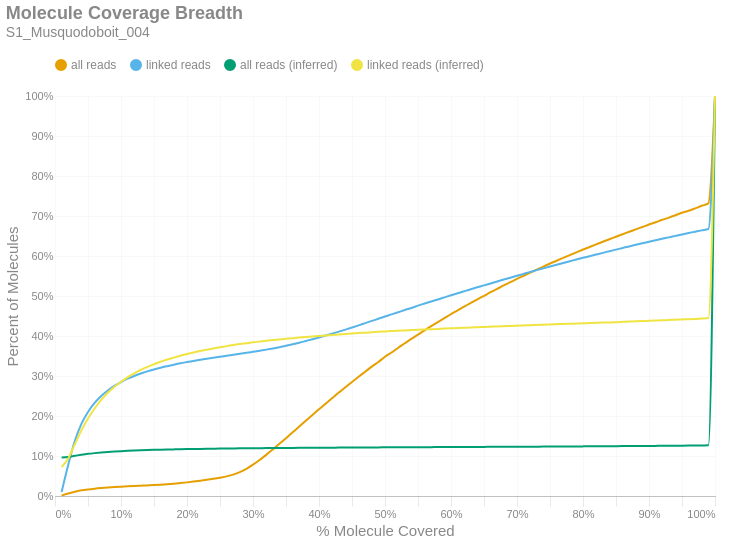

The notebook cell saved with this chart:
### Markdown cell above
### Molecule Read Coverage
This chart shows molecule coverage breadth as computed by the number of bases aligned to that molecule. In other words, "*how much of each unique long molecule is actually sequenced/aligned?*" Keep in mind there is a distinction between sequences and alignments, since some sequences belonging to a particular molecule may not align well and wouldn't appear in the alignment data. This chart also shows molecule coverage breadth as computed by the *inferred fragment* from which the aligned sequences originate. Unlike read coverage, this calculation takes into account the total insert size, including unsequenced gaps between the forward and reverse reads. Like the previous figures, these are cumulative percents.

### Code cell
if SKIPLR:
    print_html(f"Skipped")
else:
    binned_df = consolidated_hist(valids['coverage_bp'], mask, 0.01, True)
    binned_df_inf = consolidated_hist(valids['coverage_inserts'], mask, 0.01, True)
    binned_df = binned_df.with_columns(pl.lit(binned_df_inf['all reads (cumsum)']).alias('all reads (inferred)'))
    binned_df = binned_df.with_columns(pl.lit(binned_df_inf['linked reads (cumsum)']).alias('linked reads (inferred)'))
    binned_df = binned_df.with_columns(
        (pl.col('bin').cast(pl.Float64) + 0.01).alias('right_edge')
    )

    with SafeRender(binned_df):
        (
            density_plot(binned_df, 'Molecule Coverage Breadth', samplename, 'molcov', ['all reads (inferred)','linked reads (inferred)'])
            .encode(
                #x=alt.X('bin:Q', title="% Molecule Covered").axis(format = '%').scale(padding=0),
                x=alt.X('right_edge:Q', title="% Molecule Covered").axis(format='%').scale(padding=0),
                y=alt.Y('value:Q', title='Percent of Molecules')
                    .axis(format='%')
                    .stack(False)
                    .scale(domainMin=0, padding=0),
                color=alt.Color("key:N").scale(domain = ["all reads", "linked reads", "all reads (inferred)", "linked reads (inferred)"]),
                tooltip = [
                    alt.Tooltip("key:N", title = "Data Type"),
                    alt.Tooltip("range_label:N", title="% Molecule Covered"),
                    alt.Tooltip("value:Q", format = ".2%", title="% Molecules")
                ]
            )
        ).display()

### Figure 1 — Vega-Lite specification as saved in the notebook (floating-point values rounded to 4 significant figures)
{"width": "container", "height": 400, "config": {"title": {"anchor": "start", "dy": -15, "fontSize": 18, "color": "#888888", "subtitleColor": "#888888", "subtitleFontSize": 14}, "arc": {"fill": "#0072B2"}, "axis": {"domainColor": "#888888", "domainWidth": 0.5, "gridWidth": 0.2, "grid": false, "titleFontWeight": 400, "titleFontSize": 15, "labelFontSize": 11, "labelColor": "#888888", "tickColor": "#888888", "tickWidth": 0.2, "titleColor": "#888888"}, "axisBand": {"grid": false}, "axisX": {"grid": true, "tickSize": 10, "domainCap": "round"}, "axisY": {"domain": false, "grid": true, "tickSize": 0, "domainCap": "round"}, "background": "transparent", "header": {"labelFontSize": 15, "labelColor": "#888888", "titleFontSize": 15, "titleFontWeight": 600, "titleColor": "#888888"}, "legend": {"labelFont": "sans-serif", "labelFontSize": 12, "labelColor": "#888888", "symbolSize": 100, "symbolType": "circle", "titleFontSize": 12, "titlePadding": 10, "titleColor": "#888888", "title": null, "orient": "top"}, "range": {"category": ["#E69F00", "#56B4E9", "#009E73", "#F0E442", "#0072B2", "#D55E00", "#CC79A7", "#000000"], "diverging": ["#cfe8f3", "#a2d4ec", "#73bfe2", "#46abdb", "#1696d2", "#12719e"]}, "area": {"fill": "#0072B2", "fillOpacity": 0.7, "line": true, "strokeOpacity": 0.7}, "line": {"color": "#0072B2", "stroke": "#0072B2", "strokeWidth": 2}, "trail": {"color": "#0072B2", "stroke": "#0072B2", "strokeWidth": 0, "size": 1}, "point": {"filled": true, "fillOpacity": 1.0, "size": 95}, "text": {"color": "#888888", "fontSize": 11, "align": "right", "fontWeight": 400, "size": 11}, "bar": {"fill": "#0072B2", "stroke": null}, "view": {"stroke": null, "continuousWidth": 660, "continuousHeight": 400}}, "data": {"name": "data-566eb3cf503a35ab5b34f7727e1b2f13"}, "mark": {"type": "line", "interpolate": "monotone", "point": {"opacity": 0, "size": 275}}, "encoding": {"color": {"field": "key", "scale": {"domain": ["all reads", "linked reads", "all reads (inferred)", "linked reads (inferred)"]}, "type": "nominal"}, "tooltip": [{"field": "key", "title": "Data Type", "type": "nominal"}, {"field": "range_label", "title": "% Molecule Covered", "type": "nominal"}, {"field": "value", "format": ".2%", "title": "% Molecules", "type": "quantitative"}], "x": {"axis": {"format": "%"}, "field": "right_edge", "scale": {"padding": 0}, "title": "% Molecule Covered", "type": "quantitative"}, "y": {"axis": {"format": "%"}, "field": "value", "scale": {"domainMin": 0, "padding": 0}, "stack": false, "title": "Percent of Molecules", "type": "quantitative"}}, "params": [{"name": "param_c36ac31b6afebe62", "select": {"type": "point", "fields": ["key"]}, "bind": "legend"}], "title": {"text": "Molecule Coverage Breadth", "subtitle": "S1_Musquodoboit_004"}, "transform": [{"fold": ["all reads (cumsum)", "linked reads (cumsum)", "all reads (inferred)", "linked reads (inferred)"]}, {"calculate": "replace(datum.key, ' (cumsum)', '')", "as": "key"}, {"filter": {"param": "param_c36ac31b6afebe62"}}], "usermeta": {"embedOptions": {"downloadFileName": "S1_Musquodoboit_004.molcov"}}, "$schema": "https://vega.github.io/schema/vega-lite/v6.1.0.json", "datasets": {"data-566eb3cf503a35ab5b34f7727e1b2f13": [{"bin": "0.0", "interval": "0.0-0.01", "all reads": 0.0009338, "linked reads": 0.009862, "all reads (cumsum)": 0.0009338, "linked reads (cumsum)": 0.009862, "range_label": "0.0-0.01", "all reads (inferred)": 0.09609, "linked reads (inferred)": 0.07246, "right_edge": 0.01}, {"bin": "0.01", "interval": "0.01-0.02", "all reads": 0.005235, "linked reads": 0.0676, "all reads (cumsum)": 0.006169, "linked reads (cumsum)": 0.07746, "range_label": "0.01-0.02", "all reads (inferred)": 0.09779, "linked reads (inferred)": 0.09355, "right_edge": 0.02}, {"bin": "0.02", "interval": "0.02-0.03", "all reads": 0.004597, "linked reads": 0.06002, "all reads (cumsum)": 0.01077, "linked reads (cumsum)": 0.1375, "range_label": "0.02-0.03", "all reads (inferred)": 0.1005, "linked reads (inferred)": 0.1291, "right_edge": 0.03}, {"bin": "0.03", "interval": "0.03-0.04", "all reads": 0.003396, "linked reads": 0.04265, "all reads (cumsum)": 0.01416, "linked reads (cumsum)": 0.1801, "range_label": "0.03-0.04", "all reads (inferred)": 0.103, "linked reads (inferred)": 0.164, "right_edge": 0.04}, {"bin": "0.04", "interval": "0.04-0.05", "all reads": 0.002372, "linked reads": 0.0299, "all reads (cumsum)": 0.01654, "linked reads (cumsum)": 0.21, "range_label": "0.04-0.05", "all reads (inferred)": 0.1053, "linked reads (inferred)": 0.194, "right_edge": 0.05}, {"bin": "0.05", "interval": "0.05-0.06", "all reads": 0.001871, "linked reads": 0.02253, "all reads (cumsum)": 0.01841, "linked reads (cumsum)": 0.2326, "range_label": "0.05-0.06", "all reads (inferred)": 0.1072, "linked reads (inferred)": 0.2188, "right_edge": 0.06}, {"bin": "0.06", "interval": "0.06-0.07", "all reads": 0.001495, "linked reads": 0.01759, "all reads (cumsum)": 0.0199, "linked reads (cumsum)": 0.2502, "range_label": "0.06-0.07", "all reads (inferred)": 0.1088, "linked reads (inferred)": 0.2401, "right_edge": 0.07}, {"bin": "0.07", "interval": "0.07-0.08", "all reads": 0.001219, "linked reads": 0.01367, "all reads (cumsum)": 0.02112, "linked reads (cumsum)": 0.2638, "range_label": "0.07-0.08", "all reads (inferred)": 0.1101, "linked reads (inferred)": 0.2579, "right_edge": 0.08}, {"bin": "0.08", "interval": "0.08-0.09", "all reads": 0.001077, "linked reads": 0.01146, "all reads (cumsum)": 0.0222, "linked reads (cumsum)": 0.2753, "range_label": "0.08-0.09", "all reads (inferred)": 0.1112, "linked reads (inferred)": 0.2729, "right_edge": 0.09}, {"bin": "0.09", "interval": "0.09-0.1", "all reads": 0.0009882, "linked reads": 0.00967, "all reads (cumsum)": 0.02318, "linked reads (cumsum)": 0.285, "range_label": "0.09-0.1", "all reads (inferred)": 0.1121, "linked reads (inferred)": 0.2857, "right_edge": 0.1}, {"bin": "0.1", "interval": "0.1-0.11", "all reads": 0.0009008, "linked reads": 0.008253, "all reads (cumsum)": 0.02409, "linked reads (cumsum)": 0.2932, "range_label": "0.1-0.11", "all reads (inferred)": 0.1129, "linked reads (inferred)": 0.2968, "right_edge": 0.11}, {"bin": "0.11", "interval": "0.11-0.12", "all reads": 0.0008205, "linked reads": 0.006881, "all reads (cumsum)": 0.02491, "linked reads (cumsum)": 0.3001, "range_label": "0.11-0.12", "all reads (inferred)": 0.1136, "linked reads (inferred)": 0.3064, "right_edge": 0.12}, {"bin": "0.12", "interval": "0.12-0.13", "all reads": 0.0007926, "linked reads": 0.005998, "all reads (cumsum)": 0.0257, "linked reads (cumsum)": 0.3061, "range_label": "0.12-0.13", "all reads (inferred)": 0.1143, "linked reads (inferred)": 0.3153, "right_edge": 0.13}, {"bin": "0.13", "interval": "0.13-0.14", "all reads": 0.0007936, "linked reads": 0.005411, "all reads (cumsum)": 0.02649, "linked reads (cumsum)": 0.3115, "range_label": "0.13-0.14", "all reads (inferred)": 0.1148, "linked reads (inferred)": 0.3229, "right_edge": 0.14}, {"bin": "0.14", "interval": "0.14-0.15", "all reads": 0.0008165, "linked reads": 0.004769, "all reads (cumsum)": 0.02731, "linked reads (cumsum)": 0.3163, "range_label": "0.14-0.15", "all reads (inferred)": 0.1153, "linked reads (inferred)": 0.3295, "right_edge": 0.15}, {"bin": "0.15", "interval": "0.15-0.16", "all reads": 0.0009325, "linked reads": 0.004399, "all reads (cumsum)": 0.02824, "linked reads (cumsum)": 0.3207, "range_label": "0.15-0.16", "all reads (inferred)": 0.1158, "linked reads (inferred)": 0.3357, "right_edge": 0.16}, {"bin": "0.16", "interval": "0.16-0.17", "all reads": 0.001141, "linked reads": 0.003931, "all reads (cumsum)": 0.02938, "linked reads (cumsum)": 0.3246, "range_label": "0.16-0.17", "all reads (inferred)": 0.1162, "linked reads (inferred)": 0.3411, "right_edge": 0.17}, {"bin": "0.17", "interval": "0.17-0.18", "all reads": 0.001353, "linked reads": 0.003739, "all reads (cumsum)": 0.03074, "linked reads (cumsum)": 0.3283, "range_label": "0.17-0.18", "all reads (inferred)": 0.1165, "linked reads (inferred)": 0.346, "right_edge": 0.18}, {"bin": "0.18", "interval": "0.18-0.19", "all reads": 0.001593, "linked reads": 0.003456, "all reads (cumsum)": 0.03233, "linked reads (cumsum)": 0.3318, "range_label": "0.18-0.19", "all reads (inferred)": 0.1169, "linked reads (inferred)": 0.3506, "right_edge": 0.19}, {"bin": "0.19", "interval": "0.19-0.2", "all reads": 0.001729, "linked reads": 0.002967, "all reads (cumsum)": 0.03406, "linked reads (cumsum)": 0.3348, "range_label": "0.19-0.2", "all reads (inferred)": 0.1172, "linked reads (inferred)": 0.3549, "right_edge": 0.2}, {"bin": "0.2", "interval": "0.2-0.21", "all reads": 0.001897, "linked reads": 0.002866, "all reads (cumsum)": 0.03595, "linked reads (cumsum)": 0.3376, "range_label": "0.2-0.21", "all reads (inferred)": 0.1175, "linked reads (inferred)": 0.3589, "right_edge": 0.21}, {"bin": "0.21", "interval": "0.21-0.22", "all reads": 0.002167, "linked reads": 0.002936, "all reads (cumsum)": 0.03812, "linked reads (cumsum)": 0.3406, "range_label": "0.21-0.22", "all reads (inferred)": 0.1178, "linked reads (inferred)": 0.3624, "right_edge": 0.22}, {"bin": "0.22", "interval": "0.22-0.23", "all reads": 0.002305, "linked reads": 0.002531, "all reads (cumsum)": 0.04043, "linked reads (cumsum)": 0.3431, "range_label": "0.22-0.23", "all reads (inferred)": 0.118, "linked reads (inferred)": 0.3657, "right_edge": 0.23}, {"bin": "0.23", "interval": "0.23-0.24", "all reads": 0.002573, "linked reads": 0.002524, "all reads (cumsum)": 0.043, "linked reads (cumsum)": 0.3456, "range_label": "0.23-0.24", "all reads (inferred)": 0.1183, "linked reads (inferred)": 0.3689, "right_edge": 0.24}, {"bin": "0.24", "interval": "0.24-0.25", "all reads": 0.002861, "linked reads": 0.002493, "all reads (cumsum)": 0.04586, "linked reads (cumsum)": 0.3481, "range_label": "0.24-0.25", "all reads (inferred)": 0.1185, "linked reads (inferred)": 0.372, "right_edge": 0.25}, {"bin": "0.25", "interval": "0.25-0.26", "all reads": 0.003204, "linked reads": 0.002493, "all reads (cumsum)": 0.04906, "linked reads (cumsum)": 0.3506, "range_label": "0.25-0.26", "all reads (inferred)": 0.1187, "linked reads (inferred)": 0.3747, "right_edge": 0.26}, {"bin": "0.26", "interval": "0.26-0.27", "all reads": 0.004271, "linked reads": 0.00237, "all reads (cumsum)": 0.05334, "linked reads (cumsum)": 0.353, "range_label": "0.26-0.27", "all reads (inferred)": 0.1189, "linked reads (inferred)": 0.3773, "right_edge": 0.27}, {"bin": "0.27", "interval": "0.27-0.28", "all reads": 0.00622, "linked reads": 0.002423, "all reads (cumsum)": 0.05956, "linked reads (cumsum)": 0.3554, "range_label": "0.27-0.28", "all reads (inferred)": 0.1191, "linked reads (inferred)": 0.3797, "right_edge": 0.28}, {"bin": "0.28", "interval": "0.28-0.29", "all reads": 0.008466, "linked reads": 0.00244, "all reads (cumsum)": 0.06802, "linked reads (cumsum)": 0.3578, "range_label": "0.28-0.29", "all reads (inferred)": 0.1192, "linked reads (inferred)": 0.3819, "right_edge": 0.29}, {"bin": "0.29", "interval": "0.29-0.3", "all reads": 0.01048, "linked reads": 0.002636, "all reads (cumsum)": 0.0785, "linked reads (cumsum)": 0.3605, "range_label": "0.29-0.3", "all reads (inferred)": 0.1194, "linked reads (inferred)": 0.3842, "right_edge": 0.3}, {"bin": "0.3", "interval": "0.3-0.31", "all reads": 0.01161, "linked reads": 0.002625, "all reads (cumsum)": 0.09011, "linked reads (cumsum)": 0.3631, "range_label": "0.3-0.31", "all reads (inferred)": 0.1196, "linked reads (inferred)": 0.386, "right_edge": 0.31}, {"bin": "0.31", "interval": "0.31-0.32", "all reads": 0.01276, "linked reads": 0.002824, "all reads (cumsum)": 0.1029, "linked reads (cumsum)": 0.3659, "range_label": "0.31-0.32", "all reads (inferred)": 0.1197, "linked reads (inferred)": 0.388, "right_edge": 0.32}, {"bin": "0.32", "interval": "0.32-0.33", "all reads": 0.01361, "linked reads": 0.002936, "all reads (cumsum)": 0.1165, "linked reads (cumsum)": 0.3689, "range_label": "0.32-0.33", "all reads (inferred)": 0.1199, "linked reads (inferred)": 0.3898, "right_edge": 0.33}, {"bin": "0.33", "interval": "0.33-0.34", "all reads": 0.01393, "linked reads": 0.003142, "all reads (cumsum)": 0.1304, "linked reads (cumsum)": 0.372, "range_label": "0.33-0.34", "all reads (inferred)": 0.12, "linked reads (inferred)": 0.3915, "right_edge": 0.34}, {"bin": "0.34", "interval": "0.34-0.35", "all reads": 0.01424, "linked reads": 0.003589, "all reads (cumsum)": 0.1447, "linked reads (cumsum)": 0.3756, "range_label": "0.34-0.35", "all reads (inferred)": 0.1201, "linked reads (inferred)": 0.393, "right_edge": 0.35}, {"bin": "0.35", "interval": "0.35-0.36", "all reads": 0.01447, "linked reads": 0.003603, "all reads (cumsum)": 0.1591, "linked reads (cumsum)": 0.3792, "range_label": "0.35-0.36", "all reads (inferred)": 0.1202, "linked reads (inferred)": 0.3946, "right_edge": 0.36}, {"bin": "0.36", "interval": "0.36-0.37", "all reads": 0.01444, "linked reads": 0.003966, "all reads (cumsum)": 0.1736, "linked reads (cumsum)": 0.3832, "range_label": "0.36-0.37", "all reads (inferred)": 0.1204, "linked reads (inferred)": 0.396, "right_edge": 0.37}, {"bin": "0.37", "interval": "0.37-0.38", "all reads": 0.01459, "linked reads": 0.004371, "all reads (cumsum)": 0.1882, "linked reads (cumsum)": 0.3875, "range_label": "0.37-0.38", "all reads (inferred)": 0.1205, "linked reads (inferred)": 0.3974, "right_edge": 0.38}, {"bin": "0.38", "interval": "0.38-0.39", "all reads": 0.01425, "linked reads": 0.004482, "all reads (cumsum)": 0.2024, "linked reads (cumsum)": 0.392, "range_label": "0.38-0.39", "all reads (inferred)": 0.1206, "linked reads (inferred)": 0.3987, "right_edge": 0.39}, {"bin": "0.39", "interval": "0.39-0.4", "all reads": 0.01448, "linked reads": 0.00436, "all reads (cumsum)": 0.2169, "linked reads (cumsum)": 0.3964, "range_label": "0.39-0.4", "all reads (inferred)": 0.1207, "linked reads (inferred)": 0.4001, "right_edge": 0.4}, {"bin": "0.4", "interval": "0.4-0.41", "all reads": 0.01391, "linked reads": 0.004664, "all reads (cumsum)": 0.2308, "linked reads (cumsum)": 0.401, "range_label": "0.4-0.41", "all reads (inferred)": 0.1208, "linked reads (inferred)": 0.4013, "right_edge": 0.41}, {"bin": "0.41", "interval": "0.41-0.42", "all reads": 0.01396, "linked reads": 0.00486, "all reads (cumsum)": 0.2447, "linked reads (cumsum)": 0.4059, "range_label": "0.41-0.42", "all reads (inferred)": 0.1209, "linked reads (inferred)": 0.4026, "right_edge": 0.42}, {"bin": "0.42", "interval": "0.42-0.43", "all reads": 0.01376, "linked reads": 0.004957, "all reads (cumsum)": 0.2585, "linked reads (cumsum)": 0.4109, "range_label": "0.42-0.43", "all reads (inferred)": 0.121, "linked reads (inferred)": 0.4039, "right_edge": 0.43}, {"bin": "0.43", "interval": "0.43-0.44", "all reads": 0.01329, "linked reads": 0.005142, "all reads (cumsum)": 0.2718, "linked reads (cumsum)": 0.416, "range_label": "0.43-0.44", "all reads (inferred)": 0.1211, "linked reads (inferred)": 0.405, "right_edge": 0.44}, {"bin": "0.44", "interval": "0.44-0.45", "all reads": 0.01334, "linked reads": 0.005278, "all reads (cumsum)": 0.2851, "linked reads (cumsum)": 0.4213, "range_label": "0.44-0.45", "all reads (inferred)": 0.1212, "linked reads (inferred)": 0.4062, "right_edge": 0.45}, {"bin": "0.45", "interval": "0.45-0.46", "all reads": 0.01299, "linked reads": 0.005366, "all reads (cumsum)": 0.2981, "linked reads (cumsum)": 0.4266, "range_label": "0.45-0.46", "all reads (inferred)": 0.1213, "linked reads (inferred)": 0.4073, "right_edge": 0.46}, {"bin": "0.46", "interval": "0.46-0.47", "all reads": 0.01262, "linked reads": 0.005547, "all reads (cumsum)": 0.3107, "linked reads (cumsum)": 0.4322, "range_label": "0.46-0.47", "all reads (inferred)": 0.1214, "linked reads (inferred)": 0.4084, "right_edge": 0.47}, {"bin": "0.47", "interval": "0.47-0.48", "all reads": 0.01268, "linked reads": 0.005509, "all reads (cumsum)": 0.3234, "linked reads (cumsum)": 0.4377, "range_label": "0.47-0.48", "all reads (inferred)": 0.1215, "linked reads (inferred)": 0.4095, "right_edge": 0.48}, {"bin": "0.48", "interval": "0.48-0.49", "all reads": 0.01175, "linked reads": 0.005467, "all reads (cumsum)": 0.3352, "linked reads (cumsum)": 0.4432, "range_label": "0.48-0.49", "all reads (inferred)": 0.1216, "linked reads (inferred)": 0.4106, "right_edge": 0.49}, {"bin": "0.49", "interval": "0.49-0.5", "all reads": 0.01292, "linked reads": 0.005694, "all reads (cumsum)": 0.3481, "linked reads (cumsum)": 0.4489, "range_label": "0.49-0.5", "all reads (inferred)": 0.1216, "linked reads (inferred)": 0.4115, "right_edge": 0.5}, {"bin": "0.5", "interval": "0.5-0.51", "all reads": 0.01067, "linked reads": 0.005271, "all reads (cumsum)": 0.3588, "linked reads (cumsum)": 0.4541, "range_label": "0.5-0.51", "all reads (inferred)": 0.1217, "linked reads (inferred)": 0.4124, "right_edge": 0.51}, {"bin": "0.51", "interval": "0.51-0.52", "all reads": 0.01192, "linked reads": 0.005415, "all reads (cumsum)": 0.3707, "linked reads (cumsum)": 0.4595, "range_label": "0.51-0.52", "all reads (inferred)": 0.1218, "linked reads (inferred)": 0.4132, "right_edge": 0.52}, {"bin": "0.52", "interval": "0.52-0.53", "all reads": 0.01115, "linked reads": 0.00547, "all reads (cumsum)": 0.3818, "linked reads (cumsum)": 0.465, "range_label": "0.52-0.53", "all reads (inferred)": 0.1219, "linked reads (inferred)": 0.414, "right_edge": 0.53}, {"bin": "0.53", "interval": "0.53-0.54", "all reads": 0.01107, "linked reads": 0.005167, "all reads (cumsum)": 0.3929, "linked reads (cumsum)": 0.4702, "range_label": "0.53-0.54", "all reads (inferred)": 0.122, "linked reads (inferred)": 0.4149, "right_edge": 0.54}, {"bin": "0.54", "interval": "0.54-0.55", "all reads": 0.01058, "linked reads": 0.005662, "all reads (cumsum)": 0.4035, "linked reads (cumsum)": 0.4758, "range_label": "0.54-0.55", "all reads (inferred)": 0.122, "linked reads (inferred)": 0.4157, "right_edge": 0.55}, {"bin": "0.55", "interval": "0.55-0.56", "all reads": 0.01075, "linked reads": 0.005296, "all reads (cumsum)": 0.4142, "linked reads (cumsum)": 0.4811, "range_label": "0.55-0.56", "all reads (inferred)": 0.1221, "linked reads (inferred)": 0.4164, "right_edge": 0.56}, {"bin": "0.56", "interval": "0.56-0.57", "all reads": 0.01047, "linked reads": 0.005177, "all reads (cumsum)": 0.4247, "linked reads (cumsum)": 0.4863, "range_label": "0.56-0.57", "all reads (inferred)": 0.1222, "linked reads (inferred)": 0.4171, "right_edge": 0.57}, {"bin": "0.57", "interval": "0.57-0.58", "all reads": 0.009948, "linked reads": 0.005055, "all reads (cumsum)": 0.4347, "linked reads (cumsum)": 0.4914, "range_label": "0.57-0.58", "all reads (inferred)": 0.1222, "linked reads (inferred)": 0.4178, "right_edge": 0.58}, {"bin": "0.58", "interval": "0.58-0.59", "all reads": 0.01004, "linked reads": 0.005198, "all reads (cumsum)": 0.4447, "linked reads (cumsum)": 0.4966, "range_label": "0.58-0.59", "all reads (inferred)": 0.1223, "linked reads (inferred)": 0.4185, "right_edge": 0.59}, {"bin": "0.59", "interval": "0.59-0.6", "all reads": 0.01001, "linked reads": 0.005219, "all reads (cumsum)": 0.4547, "linked reads (cumsum)": 0.5018, "range_label": "0.59-0.6", "all reads (inferred)": 0.1224, "linked reads (inferred)": 0.4192, "right_edge": 0.6}, {"bin": "0.6", "interval": "0.6-0.61", "all reads": 0.009283, "linked reads": 0.005006, "all reads (cumsum)": 0.464, "linked reads (cumsum)": 0.5068, "range_label": "0.6-0.61", "all reads (inferred)": 0.1225, "linked reads (inferred)": 0.4199, "right_edge": 0.61}, {"bin": "0.61", "interval": "0.61-0.62", "all reads": 0.009527, "linked reads": 0.005142, "all reads (cumsum)": 0.4735, "linked reads (cumsum)": 0.5119, "range_label": "0.61-0.62", "all reads (inferred)": 0.1226, "linked reads (inferred)": 0.4206, "right_edge": 0.62}, {"bin": "0.62", "interval": "0.62-0.63", "all reads": 0.009129, "linked reads": 0.005038, "all reads (cumsum)": 0.4827, "linked reads (cumsum)": 0.517, "range_label": "0.62-0.63", "all reads (inferred)": 0.1226, "linked reads (inferred)": 0.4213, "right_edge": 0.63}, {"bin": "0.63", "interval": "0.63-0.64", "all reads": 0.008972, "linked reads": 0.004688, "all reads (cumsum)": 0.4916, "linked reads (cumsum)": 0.5217, "range_label": "0.63-0.64", "all reads (inferred)": 0.1227, "linked reads (inferred)": 0.422, "right_edge": 0.64}, {"bin": "0.64", "interval": "0.64-0.65", "all reads": 0.008791, "linked reads": 0.004915, "all reads (cumsum)": 0.5004, "linked reads (cumsum)": 0.5266, "range_label": "0.64-0.65", "all reads (inferred)": 0.1228, "linked reads (inferred)": 0.4227, "right_edge": 0.65}, {"bin": "0.65", "interval": "0.65-0.66", "all reads": 0.009071, "linked reads": 0.004772, "all reads (cumsum)": 0.5095, "linked reads (cumsum)": 0.5314, "range_label": "0.65-0.66", "all reads (inferred)": 0.1229, "linked reads (inferred)": 0.4233, "right_edge": 0.66}, {"bin": "0.66", "interval": "0.66-0.67", "all reads": 0.008398, "linked reads": 0.004982, "all reads (cumsum)": 0.5179, "linked reads (cumsum)": 0.5363, "range_label": "0.66-0.67", "all reads (inferred)": 0.1229, "linked reads (inferred)": 0.424, "right_edge": 0.67}, {"bin": "0.67", "interval": "0.67-0.68", "all reads": 0.00849, "linked reads": 0.004716, "all reads (cumsum)": 0.5264, "linked reads (cumsum)": 0.5411, "range_label": "0.67-0.68", "all reads (inferred)": 0.123, "linked reads (inferred)": 0.4246, "right_edge": 0.68}, {"bin": "0.68", "interval": "0.68-0.69", "all reads": 0.008109, "linked reads": 0.004772, "all reads (cumsum)": 0.5345, "linked reads (cumsum)": 0.5458, "range_label": "0.68-0.69", "all reads (inferred)": 0.1231, "linked reads (inferred)": 0.4252, "right_edge": 0.69}, {"bin": "0.69", "interval": "0.69-0.7", "all reads": 0.008274, "linked reads": 0.004748, "all reads (cumsum)": 0.5428, "linked reads (cumsum)": 0.5506, "range_label": "0.69-0.7", "all reads (inferred)": 0.1232, "linked reads (inferred)": 0.4258, "right_edge": 0.7}, {"bin": "0.7", "interval": "0.7-0.71", "all reads": 0.007824, "linked reads": 0.004755, "all reads (cumsum)": 0.5506, "linked reads (cumsum)": 0.5553, "range_label": "0.7-0.71", "all reads (inferred)": 0.1233, "linked reads (inferred)": 0.4264, "right_edge": 0.71}, {"bin": "0.71", "interval": "0.71-0.72", "all reads": 0.007781, "linked reads": 0.004894, "all reads (cumsum)": 0.5584, "linked reads (cumsum)": 0.5602, "range_label": "0.71-0.72", "all reads (inferred)": 0.1233, "linked reads (inferred)": 0.427, "right_edge": 0.72}, {"bin": "0.72", "interval": "0.72-0.73", "all reads": 0.007699, "linked reads": 0.004413, "all reads (cumsum)": 0.5661, "linked reads (cumsum)": 0.5646, "range_label": "0.72-0.73", "all reads (inferred)": 0.1234, "linked reads (inferred)": 0.4276, "right_edge": 0.73}, {"bin": "0.73", "interval": "0.73-0.74", "all reads": 0.007379, "linked reads": 0.004486, "all reads (cumsum)": 0.5734, "linked reads (cumsum)": 0.5691, "range_label": "0.73-0.74", "all reads (inferred)": 0.1235, "linked reads (inferred)": 0.4283, "right_edge": 0.74}, {"bin": "0.74", "interval": "0.74-0.75", "all reads": 0.007761, "linked reads": 0.0045, "all reads (cumsum)": 0.5812, "linked reads (cumsum)": 0.5736, "range_label": "0.74-0.75", "all reads (inferred)": 0.1236, "linked reads (inferred)": 0.4288, "right_edge": 0.75}, {"bin": "0.75", "interval": "0.75-0.76", "all reads": 0.007017, "linked reads": 0.004434, "all reads (cumsum)": 0.5882, "linked reads (cumsum)": 0.5781, "range_label": "0.75-0.76", "all reads (inferred)": 0.1237, "linked reads (inferred)": 0.4295, "right_edge": 0.76}, {"bin": "0.76", "interval": "0.76-0.77", "all reads": 0.00709, "linked reads": 0.004577, "all reads (cumsum)": 0.5953, "linked reads (cumsum)": 0.5826, "range_label": "0.76-0.77", "all reads (inferred)": 0.1238, "linked reads (inferred)": 0.4301, "right_edge": 0.77}, {"bin": "0.77", "interval": "0.77-0.78", "all reads": 0.006955, "linked reads": 0.004259, "all reads (cumsum)": 0.6023, "linked reads (cumsum)": 0.5869, "range_label": "0.77-0.78", "all reads (inferred)": 0.1239, "linked reads (inferred)": 0.4306, "right_edge": 0.78}, {"bin": "0.78", "interval": "0.78-0.79", "all reads": 0.006805, "linked reads": 0.004336, "all reads (cumsum)": 0.6091, "linked reads (cumsum)": 0.5912, "range_label": "0.78-0.79", "all reads (inferred)": 0.124, "linked reads (inferred)": 0.4312, "right_edge": 0.79}, {"bin": "0.79", "interval": "0.79-0.8", "all reads": 0.007085, "linked reads": 0.004245, "all reads (cumsum)": 0.6162, "linked reads (cumsum)": 0.5955, "range_label": "0.79-0.8", "all reads (inferred)": 0.1241, "linked reads (inferred)": 0.4317, "right_edge": 0.8}, {"bin": "0.8", "interval": "0.8-0.81", "all reads": 0.006354, "linked reads": 0.004015, "all reads (cumsum)": 0.6225, "linked reads (cumsum)": 0.5995, "range_label": "0.8-0.81", "all reads (inferred)": 0.1242, "linked reads (inferred)": 0.4323, "right_edge": 0.81}, {"bin": "0.81", "interval": "0.81-0.82", "all reads": 0.006505, "linked reads": 0.004193, "all reads (cumsum)": 0.629, "linked reads (cumsum)": 0.6037, "range_label": "0.81-0.82", "all reads (inferred)": 0.1243, "linked reads (inferred)": 0.4329, "right_edge": 0.82}, {"bin": "0.82", "interval": "0.82-0.83", "all reads": 0.006606, "linked reads": 0.004207, "all reads (cumsum)": 0.6356, "linked reads (cumsum)": 0.6079, "range_label": "0.82-0.83", "all reads (inferred)": 0.1244, "linked reads (inferred)": 0.4335, "right_edge": 0.83}, {"bin": "0.83", "interval": "0.83-0.84", "all reads": 0.006381, "linked reads": 0.00406, "all reads (cumsum)": 0.642, "linked reads (cumsum)": 0.6119, "range_label": "0.83-0.84", "all reads (inferred)": 0.1245, "linked reads (inferred)": 0.434, "right_edge": 0.84}, {"bin": "0.84", "interval": "0.84-0.85", "all reads": 0.0062, "linked reads": 0.004036, "all reads (cumsum)": 0.6482, "linked reads (cumsum)": 0.616, "range_label": "0.84-0.85", "all reads (inferred)": 0.1246, "linked reads (inferred)": 0.4347, "right_edge": 0.85}, {"bin": "0.85", "interval": "0.85-0.86", "all reads": 0.006215, "linked reads": 0.004165, "all reads (cumsum)": 0.6544, "linked reads (cumsum)": 0.6201, "range_label": "0.85-0.86", "all reads (inferred)": 0.1247, "linked reads (inferred)": 0.4354, "right_edge": 0.86}, {"bin": "0.86", "interval": "0.86-0.87", "all reads": 0.006074, "linked reads": 0.003812, "all reads (cumsum)": 0.6605, "linked reads (cumsum)": 0.624, "range_label": "0.86-0.87", "all reads (inferred)": 0.1248, "linked reads (inferred)": 0.4361, "right_edge": 0.87}, {"bin": "0.87", "interval": "0.87-0.88", "all reads": 0.006157, "linked reads": 0.003931, "all reads (cumsum)": 0.6667, "linked reads (cumsum)": 0.6279, "range_label": "0.87-0.88", "all reads (inferred)": 0.1249, "linked reads (inferred)": 0.4368, "right_edge": 0.88}, {"bin": "0.88", "interval": "0.88-0.89", "all reads": 0.005988, "linked reads": 0.003847, "all reads (cumsum)": 0.6726, "linked reads (cumsum)": 0.6317, "range_label": "0.88-0.89", "all reads (inferred)": 0.125, "linked reads (inferred)": 0.4374, "right_edge": 0.89}, {"bin": "0.89", "interval": "0.89-0.9", "all reads": 0.006019, "linked reads": 0.003819, "all reads (cumsum)": 0.6787, "linked reads (cumsum)": 0.6356, "range_label": "0.89-0.9", "all reads (inferred)": 0.1252, "linked reads (inferred)": 0.4381, "right_edge": 0.9}, {"bin": "0.9", "interval": "0.9-0.91", "all reads": 0.005679, "linked reads": 0.003763, "all reads (cumsum)": 0.6843, "linked reads (cumsum)": 0.6393, "range_label": "0.9-0.91", "all reads (inferred)": 0.1253, "linked reads (inferred)": 0.4387, "right_edge": 0.91}, {"bin": "0.91", "interval": "0.91-0.92", "all reads": 0.006277, "linked reads": 0.003694, "all reads (cumsum)": 0.6906, "linked reads (cumsum)": 0.643, "range_label": "0.91-0.92", "all reads (inferred)": 0.1254, "linked reads (inferred)": 0.4394, "right_edge": 0.92}, {"bin": "0.92", "interval": "0.92-0.93", "all reads": 0.00537, "linked reads": 0.003571, "all reads (cumsum)": 0.696, "linked reads (cumsum)": 0.6466, "range_label": "0.92-0.93", "all reads (inferred)": 0.1256, "linked reads (inferred)": 0.4401, "right_edge": 0.93}, {"bin": "0.93", "interval": "0.93-0.94", "all reads": 0.005901, "linked reads": 0.0037, "all reads (cumsum)": 0.7019, "linked reads (cumsum)": 0.6503, "range_label": "0.93-0.94", "all reads (inferred)": 0.1257, "linked reads (inferred)": 0.4407, "right_edge": 0.94}, {"bin": "0.94", "interval": "0.94-0.95", "all reads": 0.006229, "linked reads": 0.003662, "all reads (cumsum)": 0.7081, "linked reads (cumsum)": 0.6539, "range_label": "0.94-0.95", "all reads (inferred)": 0.1259, "linked reads (inferred)": 0.4414, "right_edge": 0.95}, {"bin": "0.95", "interval": "0.95-0.96", "all reads": 0.005101, "linked reads": 0.003571, "all reads (cumsum)": 0.7132, "linked reads (cumsum)": 0.6575, "range_label": "0.95-0.96", "all reads (inferred)": 0.126, "linked reads (inferred)": 0.4421, "right_edge": 0.96}, {"bin": "0.96", "interval": "0.96-0.97", "all reads": 0.006006, "linked reads": 0.003285, "all reads (cumsum)": 0.7192, "linked reads (cumsum)": 0.6608, "range_label": "0.96-0.97", "all reads (inferred)": 0.1262, "linked reads (inferred)": 0.4428, "right_edge": 0.97}, {"bin": "0.97", "interval": "0.97-0.98", "all reads": 0.006314, "linked reads": 0.003306, "all reads (cumsum)": 0.7255, "linked reads (cumsum)": 0.6641, "range_label": "0.97-0.98", "all reads (inferred)": 0.1264, "linked reads (inferred)": 0.4437, "right_edge": 0.98}, {"bin": "0.98", "interval": "0.98-0.99", "all reads": 0.005957, "linked reads": 0.003439, "all reads (cumsum)": 0.7315, "linked reads (cumsum)": 0.6675, "range_label": "0.98-0.99", "all reads (inferred)": 0.1267, "linked reads (inferred)": 0.445, "right_edge": 0.99}, {"bin": "0.99", "interval": "0.99-1.0", "all reads": 0.2685, "linked reads": 0.3325, "all reads (cumsum)": 1.0, "linked reads (cumsum)": 1.0, "range_label": "0.99-1.0", "all reads (inferred)": 1.0, "linked reads (inferred)": 1.0, "right_edge": 1.0}]}}
